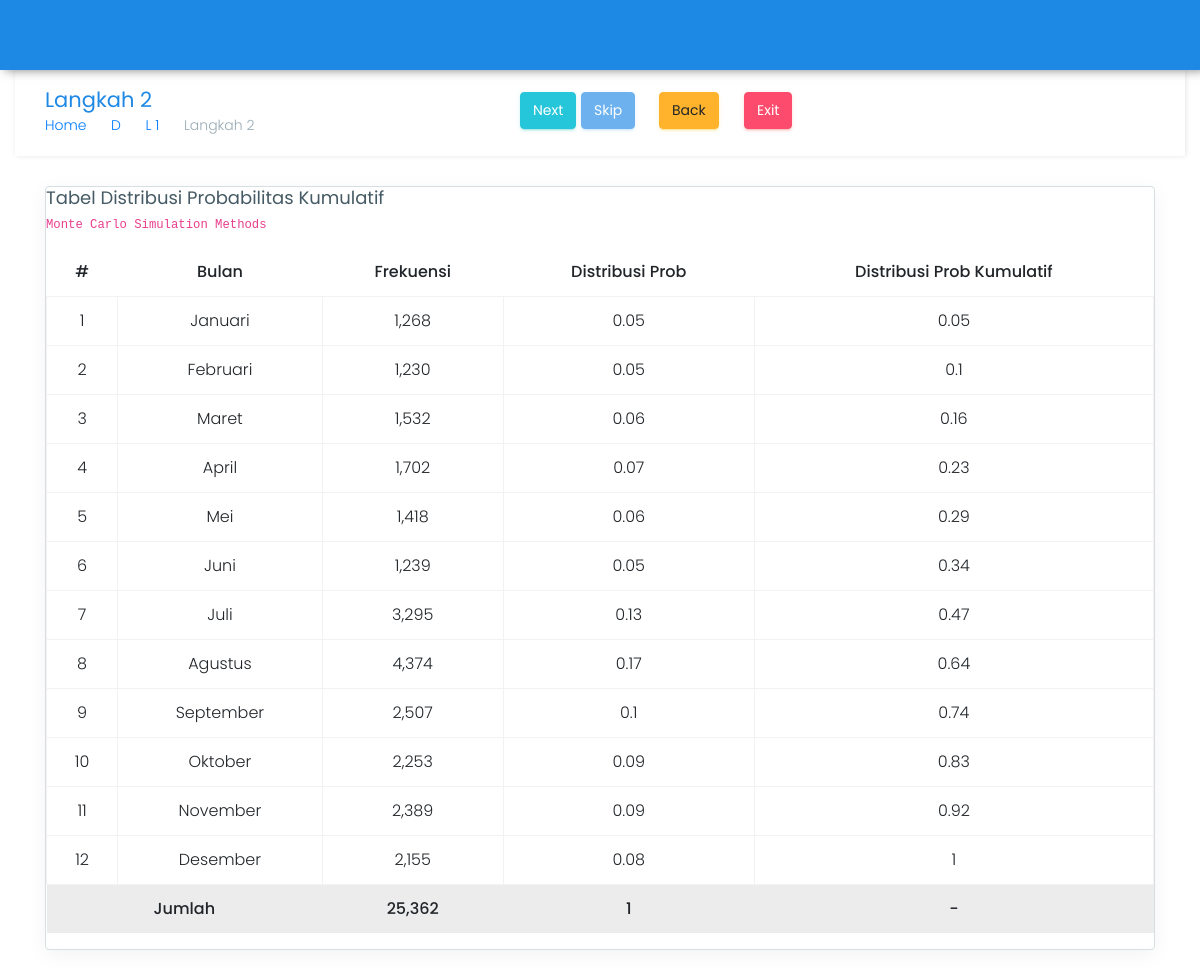
Page /target19/dua.php on the committed database.
### tables this page shows
CREATE TABLE `data_2018` (
  `id_bulan` varchar(10) NOT NULL,
  `jumlah_pasien` int(10) NOT NULL
);

CREATE TABLE `tabel_bulan` (
  `id_bulan` varchar(10) NOT NULL,
  `nama_bulan` varchar(50) NOT NULL
);

### target19/dua.php (the view, shortened to what this page needs)
<?php
require_once "../config/koneksi.php";
?>
<!DOCTYPE html>
<html lang="en">
<head>
    <link href="../assets/plugins/bootstrap/css/bootstrap.min.css" rel="stylesheet">
    <link href="../lite/css/style.css" rel="stylesheet">
    <link href="../lite/css/colors/blue.css" id="theme" rel="stylesheet">
</head>
<body class="card-no-border">
    <header class="topbar">
        <nav class="navbar top-navbar navbar-toggleable-sm navbar-light"></nav>
    </header>
        <div class="container">
            <div class="row page-titles">
                <div class="col-md-5 col-8 align-self-center">
                    <h3 class="text-themecolor m-b-0 m-t-0">Langkah 2</h3>
                    <ol class="breadcrumb">
                        <li class="breadcrumb-item"><a href="../">Home</a></li>
                        <li class="breadcrumb-item"><a href="index.php">D</a></li>
                        <li class="breadcrumb-item"><a href="../">L 1</a></li>
                        <li class="breadcrumb-item active">Langkah 2</li>
                    </ol>
                </div>
                <div class="col-md-7 col-4 align-self-center">
                    <a href="tiga.php" class="btn waves-effect waves-light btn-success pull-right hidden-sm-down" data-toggle="tooltip" data-placement="top" title="Klik Untuk Lanjut Ke Langkah 3"> Next</a>
                    <a href="#" class="btn waves-effect waves-light btn-info pull-right hidden-sm-down disabled" style="margin-right: 20px;" data-toggle="tooltip" data-placement="top" title="Klik Untuk Lompat Ke langkah 3"> Skip</a>
                    <a href="satu.php" class="btn waves-effect waves-light btn-warning pull-right hidden-sm-down" style="margin-right: 20px;" data-toggle="tooltip" data-placement="top" title="Klik Untuk Kembali ke Halaman Sebelumnya"> Back</a>
                    <a href="../" class="btn waves-effect waves-light btn-danger pull-right hidden-sm-down" style="margin-right: 20px;" data-toggle="tooltip" data-placement="top" title="Klik Untuk Keluar"> Exit</a>
                </div>
            </div>
            <div class="row">
                <div class="col-lg-12">
                    <div class="card">
                        <div class="card-block">
                            <h4 class="card-title">Tabel Distribusi Probabilitas Kumulatif</h4>
                            <h6 class="card-subtitle"><code>Monte Carlo Simulation Methods</code></h6>
                            <div class="table-responsive">
                                <table class="table table-hover table-bordered">
                                    <thead>
                                        <tr>
                                            <th class="text-center">#</th>
                                            <th class="text-center">Bulan</th>
                                            <th class="text-center">Frekuensi</th>
                                            <th class="text-center">Distribusi Prob</th>
                                            <th class="text-center">Distribusi Prob Kumulatif</th>
                                        </tr>
                                    </thead>
                                    <tbody>
                                    <?php
                                    $no = 1;
                                    $querys = mysqli_query($con, "SELECT b.nama_bulan, d.jumlah_pasien FROM tabel_bulan b, data_2018 d WHERE b.id_bulan = d.id_bulan") or die(mysqli_error($con));
                                    $totals = mysqli_query($con, "SELECT SUM(jumlah_pasien) AS total FROM data_2018") or die(mysqli_error($con));
                                    $total = mysqli_fetch_array($totals);
                                    foreach ($querys as $query) : ?>
                                        <tr>
                                            <td class="text-center"><?= $no++ ?></td>
                                            <td class="text-center"><?= $query['nama_bulan'] ?></td>
                                            <td class="text-center"><?= number_format($query['jumlah_pasien']) ?></td>
                                            <td class="text-center"><?= @$disprob = round($query['jumlah_pasien'] / $total['total'], 2) ?></td>
                                            <?php @$disprobkum += $disprob ?>
                                            <td class="text-center"><?= $disprobkum ?></td>
                                        </tr>
                                        <?php @$sumdisprob += $disprob ?>
                                    <?php endforeach; ?>
                                    </tbody>
                                    <tfoot class="table-active">
                                        <tr>
                                            <th colspan="2" class="text-center">Jumlah</th>
                                            <th class="text-center"><?= number_format($total['total']) ?></th>
                                            <th class="text-center"><?= round($sumdisprob, 1) ?></th>
                                            <th class="text-center"> - </th>
                                        </tr>
                                    </tfoot>
                                </table>
                            </div>
                        </div>
                    </div>
                </div>
            </div>
        </div>
</body>
</html>

### lite/css/colors/blue.css (style rules this page uses)
.topbar { background: #1e88e5; }
.text-themecolor { color: #1e88e5 !important; }

### target19/dua.php (style rules this page uses)
body { background: url(../assets/images/full-bloom.png); }

### rows in the picture
data_2018: id_bulan.nama_bulan "Januari", jumlah_pasien "1,268", total "0.05", disprobkum "0.05"
data_2018: id_bulan.nama_bulan "Februari", jumlah_pasien "1,230", total "0.05", disprobkum "0.1"
data_2018: id_bulan.nama_bulan "Maret", jumlah_pasien "1,532", total "0.06", disprobkum "0.16"
data_2018: id_bulan.nama_bulan "April", jumlah_pasien "1,702", total "0.07", disprobkum "0.23"
data_2018: id_bulan.nama_bulan "Mei", jumlah_pasien "1,418", total "0.06", disprobkum "0.29"
data_2018: id_bulan.nama_bulan "Juni", jumlah_pasien "1,239", total "0.05", disprobkum "0.34"
data_2018: id_bulan.nama_bulan "Juli", jumlah_pasien "3,295", total "0.13", disprobkum "0.47"
data_2018: id_bulan.nama_bulan "Agustus", jumlah_pasien "4,374", total "0.17", disprobkum "0.64"
data_2018: id_bulan.nama_bulan "September", jumlah_pasien "2,507", total "0.1", disprobkum "0.74"
data_2018: id_bulan.nama_bulan "Oktober", jumlah_pasien "2,253", total "0.09", disprobkum "0.83"
data_2018: id_bulan.nama_bulan "November", jumlah_pasien "2,389", total "0.09", disprobkum "0.92"
data_2018: id_bulan.nama_bulan "Desember", jumlah_pasien "2,155", total "0.08", disprobkum "1"

### other values in the picture
$total['total'] "25,362"
$sumdisprob "1"
